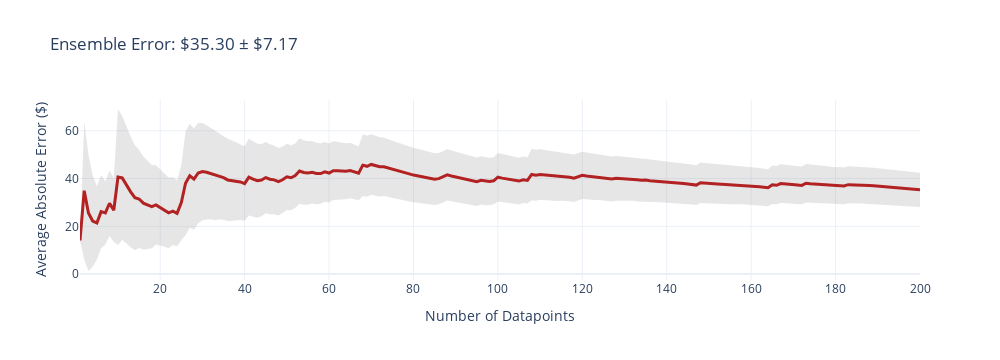
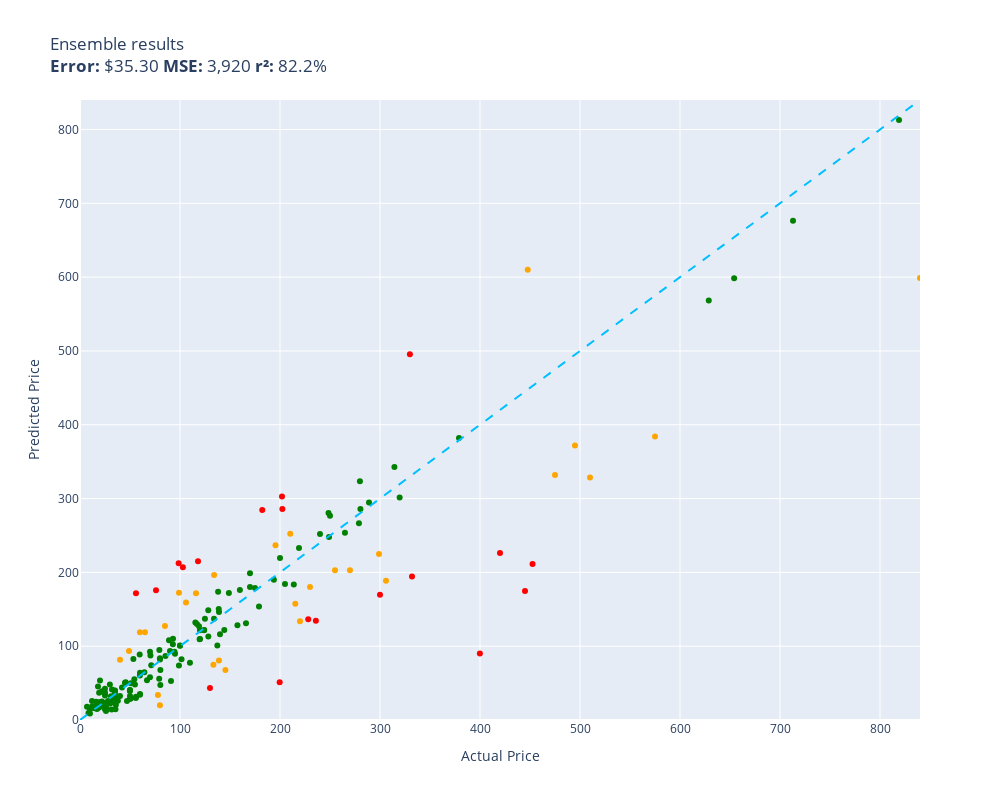

Source (notebook cell) for these figures, in order:
### Code cell
evaluate(ensemble, test)

### Figure 1 — Plotly figure (JSON) as saved in the notebook; plotly's stock layout.template omitted (floating-point values rounded to 4 significant figures; data arrays with more than 128 entries replaced by an {"elided": "..."} marker saying what was removed)
{"data": [{"fill": "toself", "fillcolor": "rgba(128,128,128,0.2)", "hoverinfo": "skip", "line": {"color": "rgba(255,255,255,0)"}, "name": "95% CI", "showlegend": false, "type": "scatter", "x": {"elided": "400 int values"}, "y": {"elided": "400 float values"}}, {"customdata": {"elided": "200x1 float values"}, "hovertemplate": "n=%{x}<br>Avg Error=$%{y:,.2f}<br>±95% CI=$%{customdata[0]:,.2f}<extra></extra>", "line": {"color": "firebrick", "width": 3}, "mode": "lines", "name": "Cumulative Avg Error", "type": "scatter", "x": {"elided": "200 int values"}, "y": {"elided": "200 float values"}}], "layout": {"height": 360, "showlegend": false, "title": {"text": "Ensemble Error: $35.30 ± $7.17"}, "width": 1000, "xaxis": {"title": {"text": "Number of Datapoints"}}, "yaxis": {"title": {"text": "Average Absolute Error ($)"}}}}

### Figure 2 — Plotly figure (JSON) as saved in the notebook; plotly's stock layout.template omitted (floating-point values rounded to 4 significant figures; data arrays with more than 128 entries replaced by an {"elided": "..."} marker saying what was removed)
{"data": [{"customdata": {"elided": "152x1 str values"}, "hovertemplate": "%{customdata[0]}<extra></extra>", "legendgroup": "green", "marker": {"color": "green", "size": 6, "symbol": "circle"}, "mode": "markers", "name": "green", "orientation": "v", "showlegend": true, "type": "scatter", "x": {"elided": "152 float values"}, "xaxis": "x", "y": {"elided": "152 float values"}, "yaxis": "y"}, {"customdata": [["telpo Headlight Assembly Fit For 15 Camr...\nGuess=$171.71 Actual=$115.99"], ["RBC12-UPC Replacement Battery Cartridge ...\nGuess=$180.19 Actual=$229.99"], ["ACDelco GM Original Equipment FW339 Fron...\nGuess=$157.37 Actual=$215.33"], ["APS iBoard 6-inch Aluminum (Black Powder...\nGuess=$252.48 Actual=$210.23"], ["HK SYSTEMS 13\" Heavy Duty Black \"Push\" O...\nGuess=$127.47 Actual=$84.95"], ["Mini PC, Kinupute Desktop Computer E3-12...\nGuess=$371.92 Actual=$495.00"], ["Clementoni 39132.5 Jigsaw Puzzle 1,000 P...\nGuess=$19.92 Actual=$79.95"], ["Tidal Front + Rear Fender Flares 4PC Poc...\nGuess=$202.76 Actual=$254.99"], ["Dakota Alert MURS Alert Probe Sensor - M...\nGuess=$133.84 Actual=$219.99"], ["Wenger City Upgrade Laptop Backpack with...\nGuess=$67.57 Actual=$145.42"], ["KOHLER 18865-CP Filtered Water Faucet, P...\nGuess=$331.93 Actual=$475.00"], ["Diversitech WG840585 Motor, (Ddb) 1/3Hp,...\nGuess=$196.61 Actual=$134.12"], ["MC: Pindicator (Dual Intensity Amber)\nGuess=$81.64 Actual=$40.00"], ["Webcem Solar Shed Light Outdoor Indoor, ...\nGuess=$33.84 Actual=$77.96"], ["LEGO Marvel Avengers War Machine Buster ...\nGuess=$118.82 Actual=$59.95"], ["Kingston Brass KS269SN Kingston Clawfoot...\nGuess=$188.77 Actual=$305.99"], ["Aeromotive 13304 Regulator, X1 Adjustabl...\nGuess=$202.80 Actual=$269.95"], ["Walker Exhaust Ultra EPA 16478 Direct Fi...\nGuess=$384.01 Actual=$574.99"], ["Mikrotik RB3011UIAS-RM RouterBOARD 10xGi...\nGuess=$224.91 Actual=$299.00"], ["MXR Carbon Copy Deluxe Analog Delay Guit...\nGuess=$236.90 Actual=$195.50"], ["Auertech Portable Washing Machine, 14lbs...\nGuess=$172.43 Actual=$98.99"], ["New Replacement seat cover fits Yamaha M...\nGuess=$80.70 Actual=$138.95"], ["UPR Mach 1 Chin Spoiler Fits 94-98 Musta...\nGuess=$118.76 Actual=$64.99"], ["Competition Clutch Disc and Pressure Pla...\nGuess=$328.51 Actual=$510.00"], ["KUNFINE Android Radio CarPlay & Android ...\nGuess=$159.16 Actual=$106.00"], ["A-Premium Front Suspension Steering Knuc...\nGuess=$93.60 Actual=$48.99"], ["Dell XPS 13 9343-2727SLV 13.3\" Full HD S...\nGuess=$598.79 Actual=$839.99"], ["Steering Wheel, Carbon Fiber Automotive ...\nGuess=$609.85 Actual=$447.74"], ["Targus CityGear Durable Backpack, Black,...\nGuess=$75.01 Actual=$133.43"]], "hovertemplate": "%{customdata[0]}<extra></extra>", "legendgroup": "orange", "marker": {"color": "orange", "size": 6, "symbol": "circle"}, "mode": "markers", "name": "orange", "orientation": "v", "showlegend": true, "type": "scatter", "x": [116.0, 230.0, 215.3, 210.2, 84.95, 495.0, 79.95, 255.0, 220.0, 145.4, 475.0, 134.1, 40.0, 77.96, 59.95, 306.0, 269.9, 575.0, 299.0, 195.5, 98.99, 138.9, 64.99, 510.0, 106.0, 48.99, 840.0, 447.7, 133.4], "xaxis": "x", "y": [171.7, 180.2, 157.4, 252.5, 127.5, 371.9, 19.92, 202.8, 133.8, 67.57, 331.9, 196.6, 81.64, 33.84, 118.8, 188.8, 202.8, 384.0, 224.9, 236.9, 172.4, 80.7, 118.8, 328.5, 159.2, 93.6, 598.8, 609.8, 75.01], "yaxis": "y"}, {"customdata": [["Pump Head TBVECHI 175PSI 4KW 5.5HP 21CFM...\nGuess=$495.51 Actual=$329.90"], ["Bam Trekking 3027SB Single Black Clarine...\nGuess=$194.57 Actual=$332.00"], ["DEWALT 20V MAX* XR Impact Driver with Bl...\nGuess=$211.41 Actual=$452.53"], ["Aolemi Oil Rubbed Bronze Single Function...\nGuess=$212.35 Actual=$98.65"], ["JRready ST6313 DT Deutsch Connector Kit,...\nGuess=$51.28 Actual=$199.68"], ["AUTOFREE LED Tail Lights Assembly Compat...\nGuess=$302.88 Actual=$201.99"], ["3D Tree Hole Branches 075 Stair Risers D...\nGuess=$43.29 Actual=$129.99"], ["Evan-Fischer Front Bumper Cover Compatib...\nGuess=$285.97 Actual=$202.38"], ["Sumerain S1339CM Double Handle Widesprea...\nGuess=$134.39 Actual=$235.86"], ["Lighted Triangle Mirror Cabinet Bathroom...\nGuess=$174.90 Actual=$445.00"], ["BESTILL Wall Mounted Shower Faucet Set, ...\nGuess=$175.86 Actual=$76.00"], ["ANZO USA 111207 GMC SIERRA 99-06 / YUKON...\nGuess=$284.48 Actual=$182.28"], ["Pioneer 2AM401-BN Two Handle Kitchen Fau...\nGuess=$136.35 Actual=$228.22"], ["LSI Broadcom SAS 9300-8i 8-port 12Gb/s S...\nGuess=$215.07 Actual=$118.00"], ["Canon Sure Shot 90u 35mm Date Camera\nGuess=$89.96 Actual=$399.89"], ["Linkloos Solar Street Lights Outdoor Wat...\nGuess=$171.87 Actual=$55.99"], ["GENUINE VOLVO THERMOSTAT (3.0, 3.2) S60 ...\nGuess=$206.80 Actual=$102.85"], ["Pacific Drums PDCM1618TTRB 16 x 18 Inche...\nGuess=$226.19 Actual=$419.99"], ["HP Laserjet 2100 Laser Printer W/Test Pr...\nGuess=$169.75 Actual=$299.98"]], "hovertemplate": "%{customdata[0]}<extra></extra>", "legendgroup": "red", "marker": {"color": "red", "size": 6, "symbol": "circle"}, "mode": "markers", "name": "red", "orientation": "v", "showlegend": true, "type": "scatter", "x": [329.9, 332.0, 452.5, 98.65, 199.7, 202.0, 130.0, 202.4, 235.9, 445.0, 76.0, 182.3, 228.2, 118.0, 399.9, 55.99, 102.8, 420.0, 300.0], "xaxis": "x", "y": [495.5, 194.6, 211.4, 212.4, 51.28, 302.9, 43.29, 286.0, 134.4, 174.9, 175.9, 284.5, 136.3, 215.1, 89.96, 171.9, 206.8, 226.2, 169.7], "yaxis": "y"}, {"hoverinfo": "skip", "line": {"color": "deepskyblue", "dash": "dash", "width": 2}, "mode": "lines", "name": "y = x", "showlegend": false, "type": "scatter", "x": [0, 840.0], "y": [0, 840.0]}], "layout": {"height": 800, "legend": {"title": {"text": "color"}, "tracegroupgap": 0}, "showlegend": false, "title": {"text": "Ensemble results<br><b>Error:</b> $35.30 <b>MSE:</b> 3,920 <b>r²:</b> 82.2%"}, "width": 1000, "xaxis": {"anchor": "y", "domain": [0, 1], "range": [0, 840.0], "title": {"text": "Actual Price"}}, "yaxis": {"anchor": "x", "domain": [0, 1], "range": [0, 840.0], "title": {"text": "Predicted Price"}}}}
